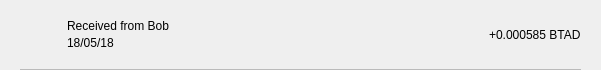
<?xml version="1.0" encoding="UTF-8"?>
<ui version="4.0">
 <class>TxRow</class>
 <widget class="QWidget" name="TxRow">
  <property name="geometry">
   <rect>
    <x>0</x>
    <y>0</y>
    <width>601</width>
    <height>70</height>
   </rect>
  </property>
  <property name="minimumSize">
   <size>
    <width>0</width>
    <height>40</height>
   </size>
  </property>
  <property name="windowTitle">
   <string>Form</string>
  </property>
  <layout class="QVBoxLayout" name="verticalLayout_3">
   <property name="spacing">
    <number>0</number>
   </property>
   <property name="leftMargin">
    <number>0</number>
   </property>
   <property name="topMargin">
    <number>0</number>
   </property>
   <property name="rightMargin">
    <number>0</number>
   </property>
   <property name="bottomMargin">
    <number>0</number>
   </property>
   <item>
    <widget class="QWidget" name="rowContainer" native="true">
     <layout class="QVBoxLayout" name="verticalLayout_2">
      <property name="spacing">
       <number>9</number>
      </property>
      <property name="leftMargin">
       <number>20</number>
      </property>
      <property name="topMargin">
       <number>9</number>
      </property>
      <property name="rightMargin">
       <number>20</number>
      </property>
      <property name="bottomMargin">
       <number>0</number>
      </property>
      <item>
       <widget class="QFrame" name="frame">
        <property name="styleSheet">
         <string notr="true">border:none;</string>
        </property>
        <property name="frameShape">
         <enum>QFrame::StyledPanel</enum>
        </property>
        <property name="frameShadow">
         <enum>QFrame::Raised</enum>
        </property>
        <layout class="QHBoxLayout" name="horizontalLayout" stretch="0,2,0">
         <property name="leftMargin">
          <number>0</number>
         </property>
         <property name="topMargin">
          <number>0</number>
         </property>
         <property name="rightMargin">
          <number>0</number>
         </property>
         <property name="bottomMargin">
          <number>0</number>
         </property>
         <item>
          <widget class="QPushButton" name="icon">
           <property name="focusPolicy">
            <enum>Qt::NoFocus</enum>
           </property>
           <property name="styleSheet">
            <string notr="true">border:none;</string>
           </property>
           <property name="text">
            <string/>
           </property>
           <property name="iconSize">
            <size>
             <width>28</width>
             <height>28</height>
            </size>
           </property>
          </widget>
         </item>
         <item>
          <layout class="QVBoxLayout" name="verticalLayout">
           <property name="spacing">
            <number>3</number>
           </property>
           <property name="leftMargin">
            <number>9</number>
           </property>
           <item>
            <widget class="QLabel" name="lblAddress">
             <property name="styleSheet">
              <string notr="true"/>
             </property>
             <property name="text">
              <string>Received from Bob</string>
             </property>
             <property name="alignment">
              <set>Qt::AlignBottom|Qt::AlignLeading|Qt::AlignLeft</set>
             </property>
            </widget>
           </item>
           <item>
            <widget class="QLabel" name="lblDate">
             <property name="styleSheet">
              <string notr="true"/>
             </property>
             <property name="text">
              <string>18/05/18</string>
             </property>
             <property name="alignment">
              <set>Qt::AlignLeading|Qt::AlignLeft|Qt::AlignTop</set>
             </property>
            </widget>
           </item>
          </layout>
         </item>
         <item>
          <widget class="QLabel" name="lblAmount">
           <property name="styleSheet">
            <string notr="true"/>
           </property>
           <property name="text">
            <string>+0.000585 BTAD</string>
           </property>
          </widget>
         </item>
        </layout>
       </widget>
      </item>
      <item>
       <widget class="QLabel" name="lblDivisory">
        <property name="minimumSize">
         <size>
          <width>0</width>
          <height>1</height>
         </size>
        </property>
        <property name="maximumSize">
         <size>
          <width>16777215</width>
          <height>1</height>
         </size>
        </property>
        <property name="styleSheet">
         <string notr="true">background-color:#bababa;</string>
        </property>
        <property name="text">
         <string/>
        </property>
        <property name="alignment">
         <set>Qt::AlignBottom|Qt::AlignLeading|Qt::AlignLeft</set>
        </property>
       </widget>
      </item>
     </layout>
    </widget>
   </item>
  </layout>
 </widget>
 <resources/>
 <connections/>
</ui>
